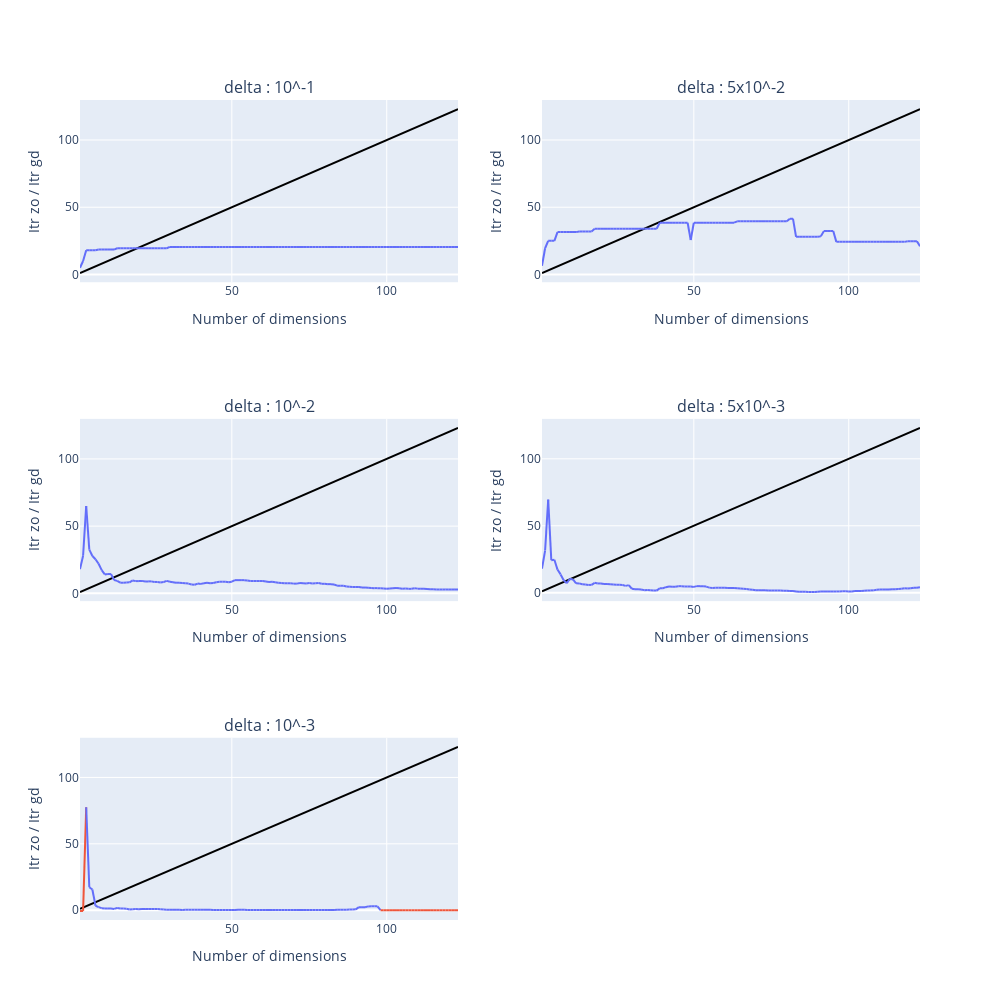

This figure's notebook cell:
### Markdown cell above
## Sigma = 0.005

### Code cell
plot_result(itr_ro[1,:,:], itr_gd)
